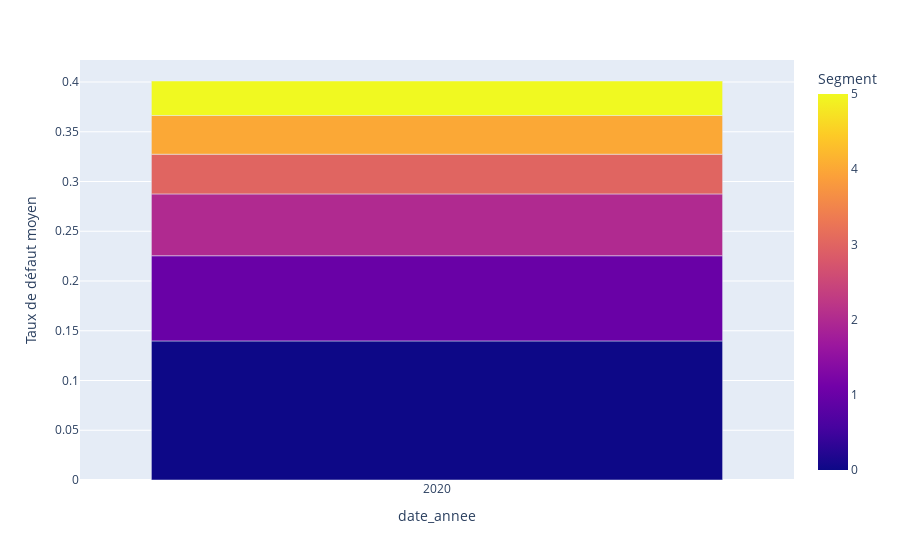

The code cell stored with this chart in its notebook:
### Code cell
show_risk_stability_overtime_2(out_of_sample_data, "Segment")

### Figure 1 — Plotly figure (JSON) as saved in the notebook; plotly's stock layout.template omitted (floating-point values rounded to 4 significant figures)
{"data": [{"alignmentgroup": "True", "hovertemplate": "date_annee=%{x}<br>TARGET=%{y}<br>Segment=%{marker.color}<extra></extra>", "legendgroup": "", "marker": {"color": [0, 1, 2, 3, 4, 5], "coloraxis": "coloraxis", "pattern": {"shape": ""}}, "name": "", "offsetgroup": "", "orientation": "v", "showlegend": false, "textposition": "auto", "type": "bar", "x": [2020, 2020, 2020, 2020, 2020, 2020], "xaxis": "x", "y": [0.1398, 0.0856, 0.06213, 0.03988, 0.03895, 0.03465], "yaxis": "y"}], "layout": {"barmode": "group", "coloraxis": {"colorbar": {"title": {"text": "Segment"}}, "colorscale": [[0, "#0d0887"], [0.1111, "#46039f"], [0.2222, "#7201a8"], [0.3333, "#9c179e"], [0.4444, "#bd3786"], [0.5556, "#d8576b"], [0.6667, "#ed7953"], [0.7778, "#fb9f3a"], [0.8889, "#fdca26"], [1, "#f0f921"]]}, "legend": {"title": {"text": "Segment"}, "tracegroupgap": 0}, "margin": {"t": 60}, "xaxis": {"anchor": "y", "domain": [0, 1], "title": {"text": "date_annee"}, "type": "category"}, "yaxis": {"anchor": "x", "domain": [0, 1], "title": {"text": "Taux de défaut moyen"}}}}
